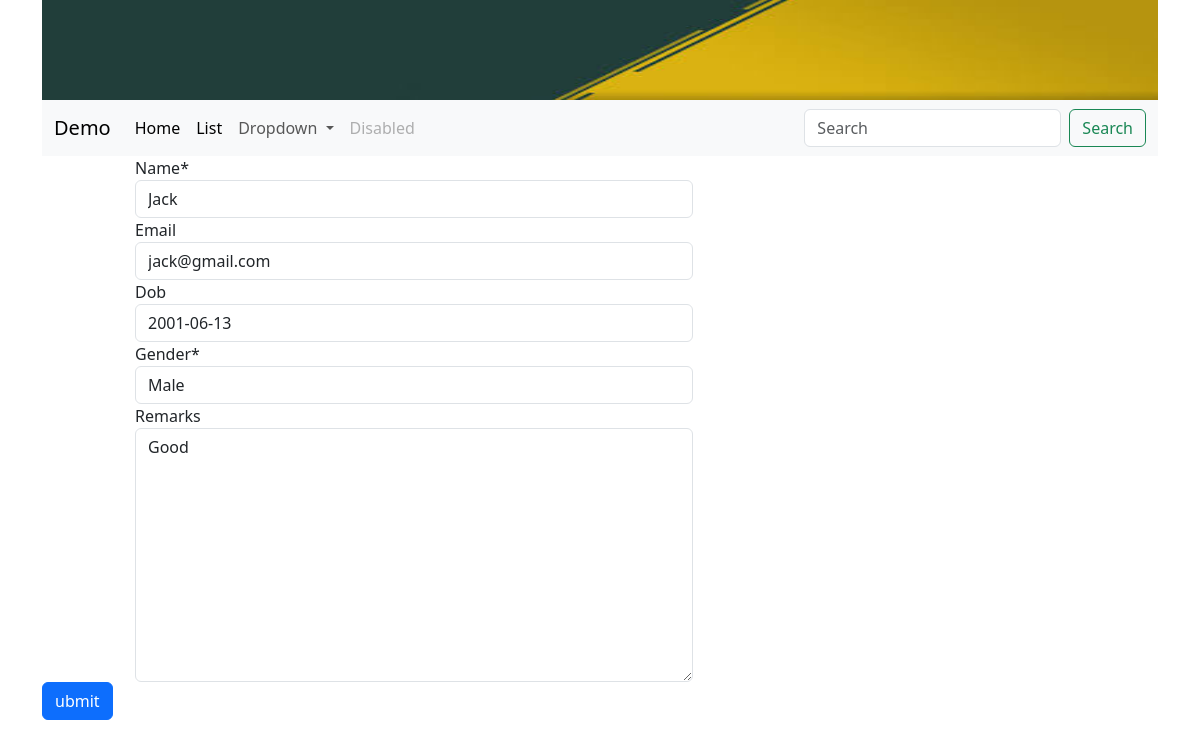
/myapp/edit/2/, run on the app's committed database.
### myApp/models.py (models this page shows, shortened)
class Student(models.Model):
    GENDER_CHOICES = [ ('Male' , 'Male'), ('Female', 'Female'),]
    name = models.CharField(max_length=100)
    email = models.EmailField(unique=True,blank=True)
    dob = models.DateField(default=datetime.now, blank=True)
    gender = models.CharField(max_length=6,choices=GENDER_CHOICES,default='Male',)
    remarks = models.TextField(default='', blank=True)

### myApp/views.py (the view)
# urls.py: path('edit/<int:id>/', views.edit_student,name='edit'),
def edit_student(request,id):
    if request.method == "POST":
        student= Student.objects.get(pk=id)
        form = StudentForm(request.POST or None, instance= student)
        if form.is_valid():
            form.save()
            return redirect('list')
    else:
            student = Student.objects.get(pk=id)
            form = StudentForm(request.POST or None, instance= student)
    context = {'title':'edit','form': form}
    return render(request,"myApp/edit.html",context)

### myApp/forms.py
class StudentForm(forms.ModelForm):
    class Meta:
        model = Student
        fields = "__all__"

### templates/myApp/edit.html (shortened to what this page needs)
{% extends 'base.html' %}
{% block content %}
<form method="POST">
    <div class="col-md-6 offset-md-1">
        {% load crispy_forms_tags %}
        {{ form|crispy }}
    </div>
    <button type="submit" class="btn btn-primary">ubmit</button>
</form>
{% endblock content %}

### data on the page
Student: name "Jack", email "jack@gmail.com", dob "2001-06-13", gender "Male", remarks "Good"
